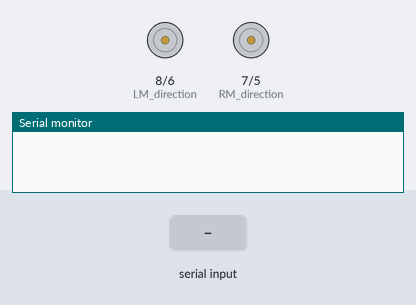
This sketch was run on a simulated Arduino Uno, built with avr-gcc and run on an emulated ATmega328P. Parts: direction and speed pins drawn as motors (green arrow = direction pin HIGH = forward, orange = LOW = backward, longer = more drive), the last lines printed to the serial monitor. The inputs (shaded band) are chosen by the test bench.

Above: at 1.2 s.
1.3 s: "8" received over the second serial link
At 2.1 s:
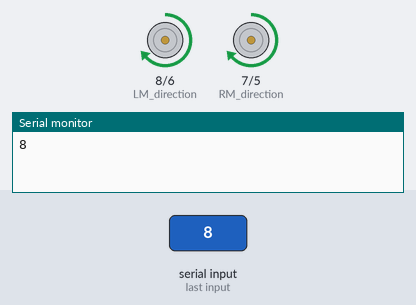
2.8 s: "2" received over the second serial link
At 3.3 s:
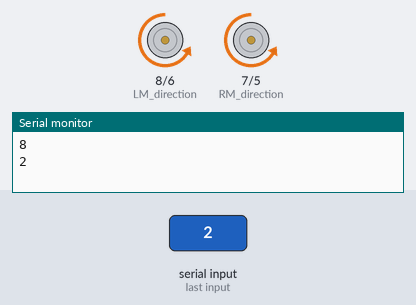
4.3 s: "6" received over the second serial link
At 5.5 s:
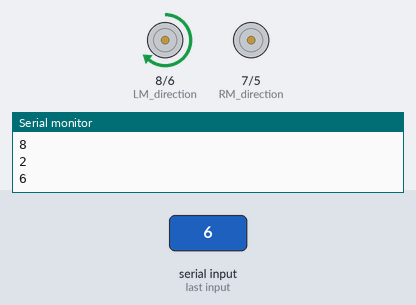
5.8 s: "4" received over the second serial link
At 6.7 s:
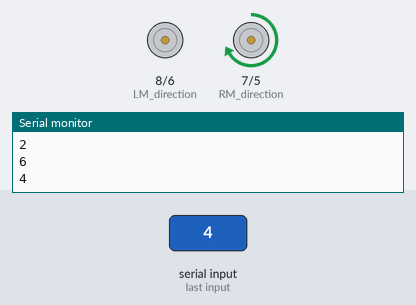
Timing chart, 0 to 8.3 s (numbered marks = the images above; inputs shaded):
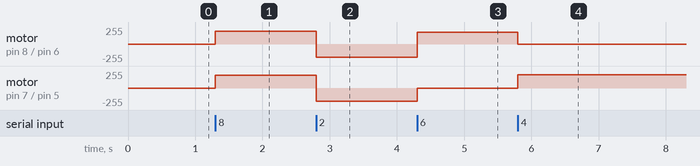

The sketch:

ctrl_car.ino
```cpp
#include <SoftwareSerial.h>
SoftwareSerial BT(0,1); // 接收, 傳送
#include <string.h>
int LM_direction=8; //左輪方向
int LM_speed=6; //左輪速度
int RM_speed=5; //右輪速度
int RM_direction=7; //右輪方向
int fspeed=0;
boolean cardirection=1;

const byte trigPin = 2;// 觸發信號
const byte echoPin = 3; // 回應接收

void setup() {
  // put your setup code here, to run once:
  pinMode(trigPin, OUTPUT);//觸發腳
  pinMode(echoPin, INPUT); //接收腳
  Serial.begin(9600);
  BT.begin(9600);
  pinMode(RM_direction,OUTPUT);
  pinMode(RM_speed,OUTPUT);
  pinMode(LM_speed,OUTPUT);
  pinMode(LM_direction,OUTPUT);
}

void loop() {
char direct;
if(BT.available()){
direct=BT.read();
Serial.println(direct);//return val;
}

if(direct=='8'){
digitalWrite(RM_direction,1);
analogWrite(RM_speed,190);
analogWrite(LM_speed,190);
digitalWrite(LM_direction,1);
}

else if(direct=='2'){
digitalWrite(RM_direction,0);
analogWrite(RM_speed,200);
analogWrite(LM_speed,200);
digitalWrite(LM_direction,0);
}

else if(direct=='6'){
digitalWrite(RM_direction,0);
analogWrite(RM_speed,0);
analogWrite(LM_speed,180);
digitalWrite(LM_direction,1);
}

else if(direct=='4'){
digitalWrite(RM_direction,1);
analogWrite(RM_speed,180);
analogWrite(LM_speed,0);
digitalWrite(LM_direction,0);
}

else if(direct=='5'){
digitalWrite(RM_direction,0);
analogWrite(RM_speed,0);
analogWrite(LM_speed,0);
digitalWrite(LM_direction,0);
}

}

char ReadNum_bluetooth(){
char val;
if(BT.available()){
val=BT.read();
Serial.println(val);
return val;
}
}
```

Measured:
- after the input at 1.3 s, motor on pin 8 (LM_direction) / pin 6 (LM_speed), motor on pin 7 (RM_direction) / pin 5 (RM_speed): stopped → forward 190/255 at once
- after the input at 2.8 s, motor on pin 8 (LM_direction) / pin 6 (LM_speed), motor on pin 7 (RM_direction) / pin 5 (RM_speed): forward 190/255 → backward 200/255 at once
- after the input at 4.3 s, motor on pin 8 (LM_direction) / pin 6 (LM_speed): backward 200/255 → forward 180/255 at once; motor on pin 7 (RM_direction) / pin 5 (RM_speed): backward 200/255 → stopped at once
- after the input at 5.8 s, motor on pin 8 (LM_direction) / pin 6 (LM_speed): forward 180/255 → stopped at once; motor on pin 7 (RM_direction) / pin 5 (RM_speed): stopped → forward 200/255 at once
